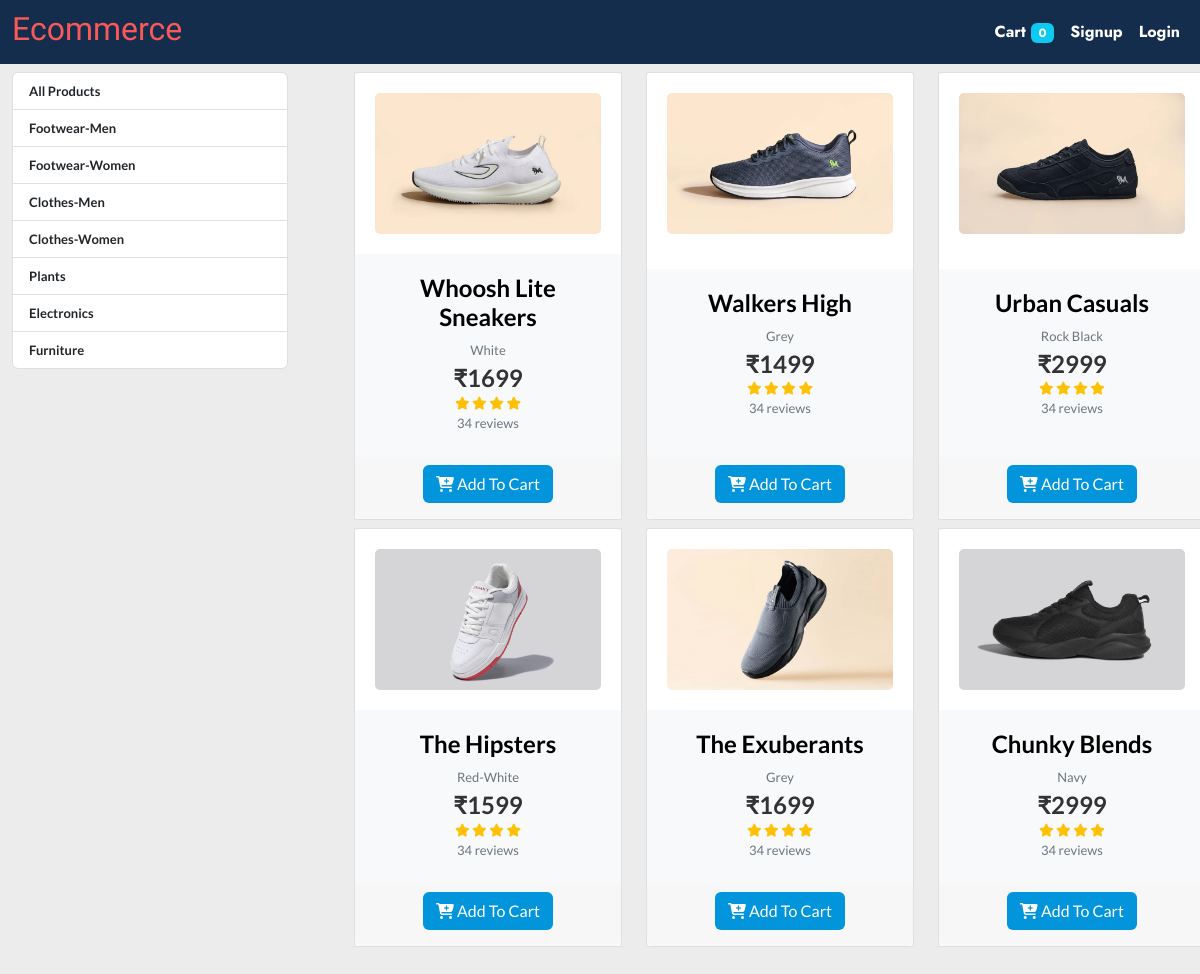
/?categories=1, run on the app's committed database.
### Store/models/categories.py (models this page shows, shortened)
class Category(models.Model):
    name = models.CharField(max_length=20)
    @staticmethod
    def get_all_categories():
        return Category.objects.all()
    class Meta:
        verbose_name = "Category"
        verbose_name_plural = "Categories"

### Store/models/product.py (models this page shows, shortened)
class Product(models.Model):
    name = models.CharField(max_length=50)
    price = models.IntegerField(default=0)
    category = models.ForeignKey(Category, on_delete=models.CASCADE, default=1)
    description = models.CharField(max_length=200, default="", null=True, blank=True)
    image = models.ImageField(upload_to="Upload/Images/")
    @staticmethod
    def get_all_products_by_id(categories_id):
        if categories_id:
            return Product.objects.filter(category=categories_id)
        else:
            return Product.get_all_products()

### Store/views/home.py (the view, shortened to what this page needs)
# urls.py: path("", home.Index.as_view(),name="homepage"),
class Index(View):
    def get(self, request):
        cart = request.session.get('cart')
        if not cart:
            request.session['cart']= {}
        products = None
        categories = Category.get_all_categories()
        categories_id = request.GET.get('categories')  # now we have to do read these categories on server
        if categories_id:
            products = Product.get_all_products_by_id(categories_id)
        else:
            products = Product.get_all_products()
        data = {}
        data['products'] = products
        data['categories'] = categories
        print('you are: ', request.session.get('email'))
        return render(request, 'index.html', data)

### Store/templatetags/cart.py (called while the page is built)
@register.filter(name='is_in_cart')
def is_in_cart(product, cart):
    keys = cart.keys()
    for id in keys:
        if int(id) == product.id:
            return True
    return False;

### Store/templates/index.html (shortened to what this page needs)
{%extends 'base.html'%} {% block content%} {% load cart %}
<div
  class="container-fluid d-flex justify-content-center pb-5 card-container mb-0"
  style="height:100%" >
  <div class="row">
    <div class="col-lg-3 col-md-3 col-sm-4 col-xs-12 mt-2 mx-auto sidebar_fixed" >
      <div class="list-group">
        <a href="/" class="list-group-item list-group-item-action fw-semibold"
          >All Products</a
        >
        {% for categories in categories %}
        <a
          href="/?categories={{categories.id}}"
          class="list-group-item list-group-item-action fw-semibold"
          >{{categories.name}}</a
        >
        {% endfor %}
      </div>
    </div>
    <div class="row col-lg-9 col-md-9 col-sm-8  product_card" >
      {% for product in products %}
      <div class="col-lg-4 col-md-6 col-sm-6 col-xs-12 mt-2"  >
        <div class="card h-100"  >
          <div class="card-body " id="{{product.id}}">
            <div class="card-img-actions" >
              <img
                src="{{product.image.url}}"
                class="card-img img-fluid"
                width="96"
                height="350"
                alt=""
              />
            </div>
          </div>
          <div class="card-body bg-light text-center">
            <div class="mb-1">
              <h4 class="fw-bolder mb-2">
                <a href="#" class="text-black mb-2" data-abc="true"
                  >{{product.name}}</a
                >
              </h4>
              <a href="#" class="text-muted" data-abc="true"
                >{{product.description}}</a
              >
            </div>
            <h4 class="mb-0 fw-semibold">&#8377;{{product.price}}</h4>
            <div>
              <i class="fa fa-star star text-warning"></i>
              <i class="fa fa-star star text-warning"></i>
              <i class="fa fa-star star text-warning"></i>
              <i class="fa fa-star star text-warning"></i>
            </div>
            <div class="text-muted mb-1">34 reviews</div>
          </div>
          <div class="footer card-footer m-0 px-4 pb-3" >
            {% if product|is_in_cart:request.session.cart %}
            <div class="row">
              <form action="/#{{product.id}}" method="post"  class="col-2">
                {% csrf_token %}
              <input type="text" name="product" value="{{product.id}}" hidden />
              <input type="text" name="remove" value="True" hidden />
                <input
                type="submit"
                value=" - "
                class=" btn btn-block btn-secondary"
              />
              </form>
              <div class="text-center mt-2 col"><h6><b>{{product|cart_quantity:request.session.cart }} in cart</b></h6></div>
              <form action="/#{{product.id}}" method="post"  class="col-2">
                {% csrf_token %}
              <input type="text" name="product" value="{{product.id}}" hidden />
                <input
                type="submit"
                value=" + "
                class=" btn btn-block btn-secondary"
              />
              </form>
            </div>
            {% else %}
            <form action="/#{{product.id}}" method="POST" class="text-center">
              <button type="submit" class="btn bg-cart">
                <i class="fa fa-cart-plus mr-2"></i> Add To Cart
              </button>
            </form>
            {% endif %}
          </div>
        </div>
      </div>
      {% endfor %}
    </div>
  </div>
</div>
{% endblock%}

### Store/static/css/main.css (style rules this page uses)
a { text-decoration: none; }
.card-container { margin: 0; font-family: "Lato", sans-serif; font-size: .8125rem; font-weight: 400; line-height: 1.5385; color: #333; text-align: left; background-color: #ececec; margin-bottom: 30px; }
.card { position: relative; display: -ms-flexbox; display: flex; -ms-flex-direction: column; flex-direction: column; min-width: 0; word-wrap: break-word; background-color: #fff; background-clip: border-box; border: 1px solid rgba(0,0,0,.125); border-radius: .1875rem; }
.card-img-actions { position: relative; }
.card-body { -ms-flex: 1 1 auto; flex: 1 1 auto; padding: 1.25rem; text-align: center; }
.card-img { width: 350px; transition-property: box-shadow transform ; transition-duration: 0.3s; transition-timing-function: ease-in-out; }
.star { color: red; }
.bg-cart { background-color:#0295db; color:white; }
a { text-decoration: none !important; }
.card-footer { border: none; }
@media screen and (min-width: 1000px) { .sidebar_fixed { position: fixed; } }
@media screen and (min-width: 1000px) { .product_card { margin-left: 330px; } }

### data on the page
Category: name "Footwear-Men"
Category: name "Footwear-Women"
Category: name "Clothes-Men"
Category: name "Clothes-Women"
Category: name "Plants"
Category: name "Electronics"
Category: name "Furniture"
Product: image (picture), name "Whoosh Lite Sneakers", description "White", price "1699"
Product: image (picture), name "Walkers High", description "Grey", price "1499"
Product: image (picture), name "Urban Casuals", description "Rock Black", price "2999"
Product: image (picture), name "The Hipsters", description "Red-White", price "1599"
Product: image (picture), name "The Exuberants", description "Grey", price "1699"
Product: image (picture), name "Chunky Blends", description "Navy", price "2999"

### other printed values
{{ request.session.cart.keys|length }} "0"
